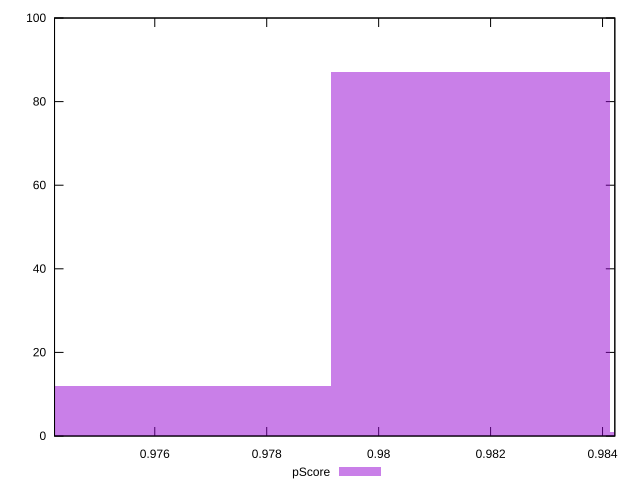

Generate this figure with gnuplot:
reset

$pScore <<EOF
0.9766650537188623 12
0.9816480386868157 87
0.9866310236547691 1
EOF

set key outside below
set boxwidth 0.004982984967953379
set xrange [0.9742090796548524:0.984219478277748]
set yrange [0:100]
set trange [0:100]
set style fill transparent solid 0.5 noborder
set terminal svg size 640, 490 enhanced background rgb 'white'
set output "report_00020_2021-02-19T21:17:38.612Z2/first-meaningful-paint/samples/pages+cached+noadtech+nomedia+nocss/pScore/histogram.svg"

plot $pScore title "pScore" with boxes

reset
